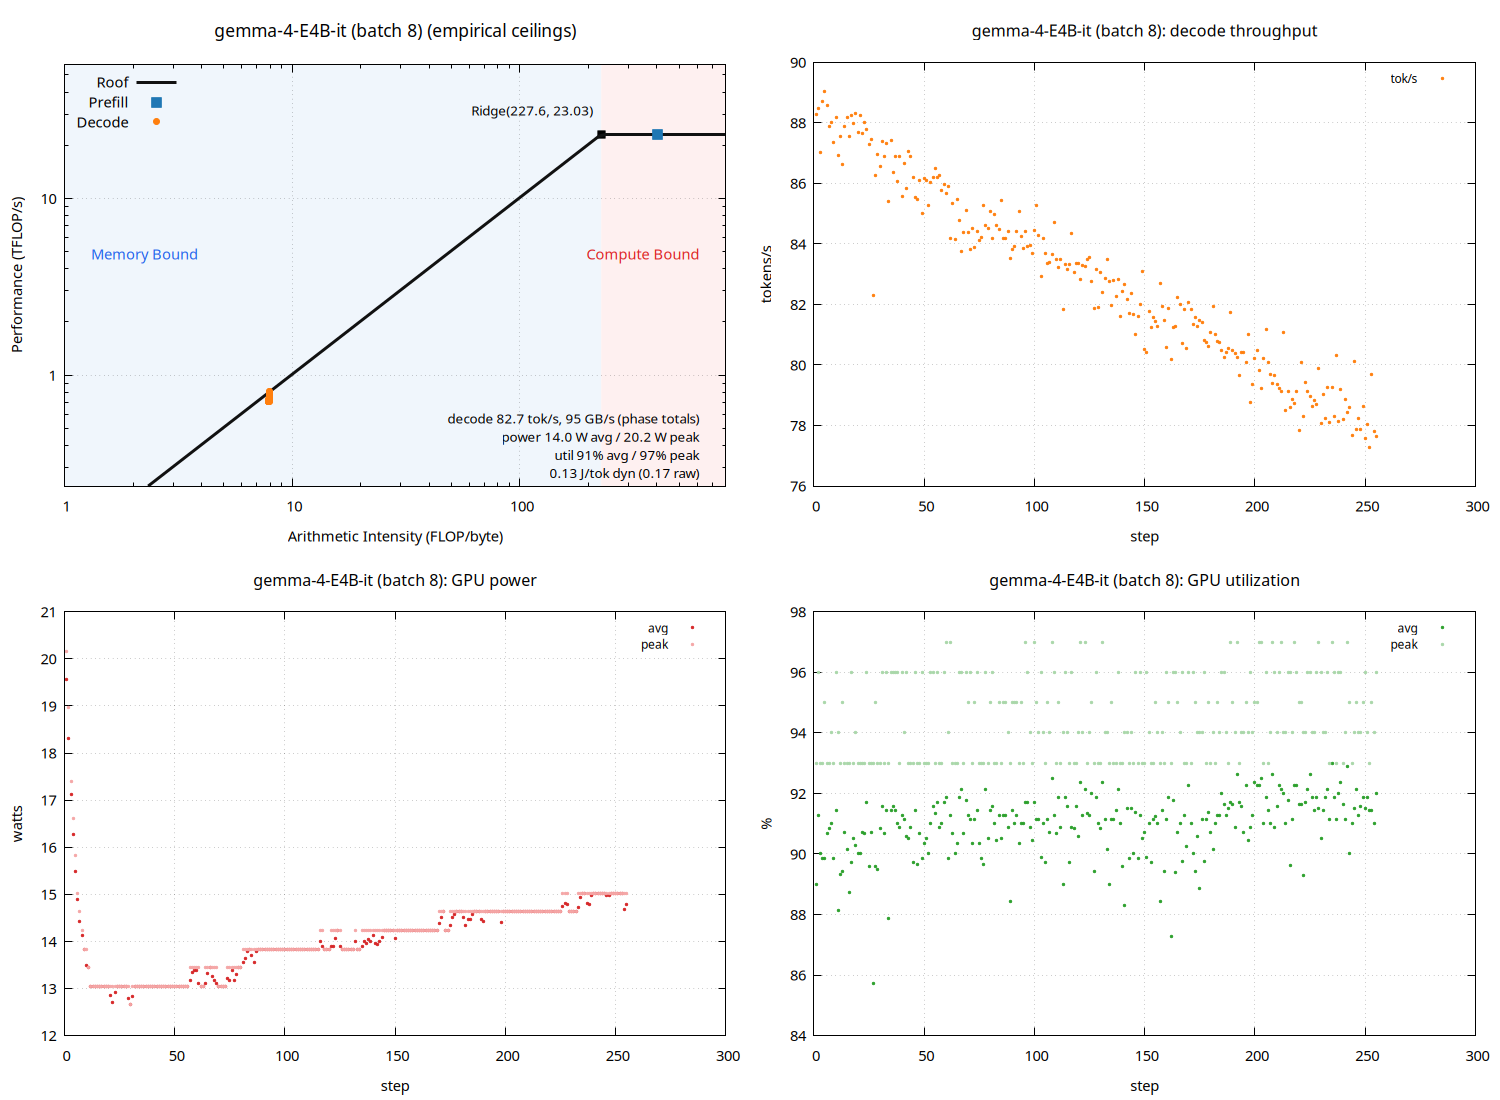

The script that saved this image:
set terminal pngcairo size 1500,1100 enhanced font 'Sans,11'
set output 'sweep_thor_tf/gemma_b008_roofline.png'
set datafile separator "\t"
set datafile missing 'NaN'
set multiplot layout 2,2
unset label
unset object
unset arrow
set title "gemma-4-E4B-it (batch 8) (empirical ceilings)" font ',13'
set xlabel "Arithmetic Intensity (FLOP/byte)"
set ylabel "Performance (TFLOP/s)"
set logscale xy
set xrange [1:803.812]
set yrange [0.23585:57.5844]
set grid xtics ytics
set key top left
set object 1 rectangle from graph 0, graph 0 to first 227.607, graph 1 \
    fillcolor rgb '#dce9f7' fillstyle solid 0.45 noborder behind
set object 2 rectangle from first 227.607, graph 0 to graph 1, graph 1 \
    fillcolor rgb '#fbdcdc' fillstyle solid 0.45 noborder behind
set label 1 "Memory Bound" at graph 0.04, graph 0.55 left \
    textcolor rgb '#2563eb' font ',11'
set label 2 "Compute Bound" at graph 0.96, graph 0.55 right \
    textcolor rgb '#dc2626' font ',11'
set label 3 "Ridge(227.6, 23.03)" \
    at first 227.607, first 23.0338 right \
    point pointtype 5 pointsize 1.2 \
    offset character -1.5, character 1 font ',10'
set label 4 "decode 82.7 tok/s, 95 GB/s (phase totals)\npower 14.0 W avg / 20.2 W peak\nutil 91% avg / 97% peak\n0.13 J/tok dyn (0.17 raw)" at graph 0.96, graph 0.16 right font ',10'
peak_t = 23.0338
peak_b = 101.2
roof(x) = (x * peak_b / 1000.0 < peak_t) ? x * peak_b / 1000.0 : peak_t
plot roof(x) with lines linewidth 3 linecolor rgb '#111111' title 'Roof', \
     'sweep_thor_tf/gemma_b008_roofline.dat' using 3:(strcol(2) eq 'prefill' ? $4 : 1/0) with points \
         pointtype 5 pointsize 1.6 linecolor rgb '#1f77b4' title 'Prefill', \
     'sweep_thor_tf/gemma_b008_roofline.dat' using 3:(strcol(2) eq 'decode' ? $4 : 1/0) with points \
         pointtype 7 pointsize 1.0 linecolor rgb '#ff7f0e' title 'Decode'

unset label
unset object
unset arrow
unset logscale
set xrange [*:*]
set yrange [*:*]
set title "gemma-4-E4B-it (batch 8): decode throughput" font ',12'
set xlabel "step"
set ylabel "tokens/s"
set grid xtics ytics
set key top right font ',9'
plot 'sweep_thor_tf/gemma_b008_roofline.dat' using 1:(strcol(2) eq 'decode' ? $5 : 1/0) with points pointtype 7 pointsize 0.4 linecolor rgb '#ff7f0e' title 'tok/s'

unset label
unset object
unset arrow
unset logscale
set xrange [*:*]
set yrange [*:*]
set title "gemma-4-E4B-it (batch 8): GPU power" font ',12'
set xlabel "step"
set ylabel "watts"
set grid xtics ytics
set key top right font ',9'
plot 'sweep_thor_tf/gemma_b008_roofline.dat' using 1:(strcol(2) eq 'decode' ? $6 : 1/0) with points pointtype 7 pointsize 0.4 linecolor rgb '#d62728' title 'avg', \
     'sweep_thor_tf/gemma_b008_roofline.dat' using 1:(strcol(2) eq 'decode' ? $8 : 1/0) with points pointtype 7 pointsize 0.4 linecolor rgb '#f4a6a6' title 'peak'

unset label
unset object
unset arrow
unset logscale
set xrange [*:*]
set yrange [*:*]
set title "gemma-4-E4B-it (batch 8): GPU utilization" font ',12'
set xlabel "step"
set ylabel "%"
set grid xtics ytics
set key top right font ',9'
plot 'sweep_thor_tf/gemma_b008_roofline.dat' using 1:(strcol(2) eq 'decode' ? $7 : 1/0) with points pointtype 7 pointsize 0.4 linecolor rgb '#2ca02c' title 'avg', \
     'sweep_thor_tf/gemma_b008_roofline.dat' using 1:(strcol(2) eq 'decode' ? $9 : 1/0) with points pointtype 7 pointsize 0.4 linecolor rgb '#a9d7a9' title 'peak'

unset multiplot
